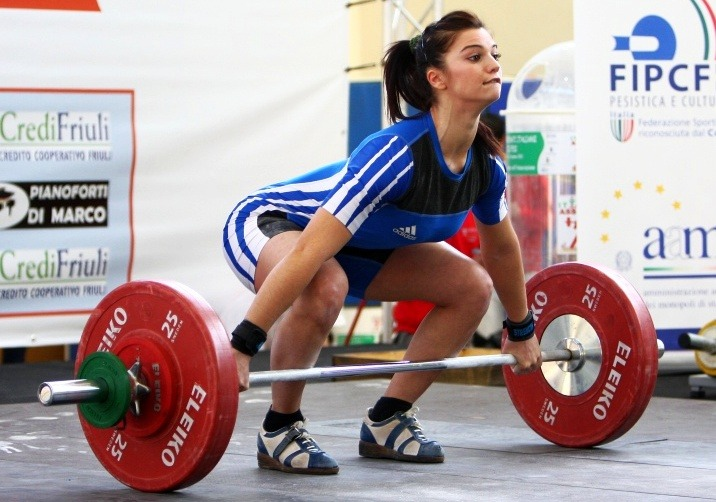
#> input picture 영상처리 튜토리얼/images/test.jpg, 716 x 502 px
$ python '14-1.laplacian미분.py'   (older library calls are emulated)
#> lines starting #> are read from the running program, lines starting #| are printed output that depends on the picture
import numpy as np
import cv2
import matplotlib.pyplot as plt

def grad():
    img = cv2.imread('images/test.jpg',cv2.IMREAD_GRAYSCALE)
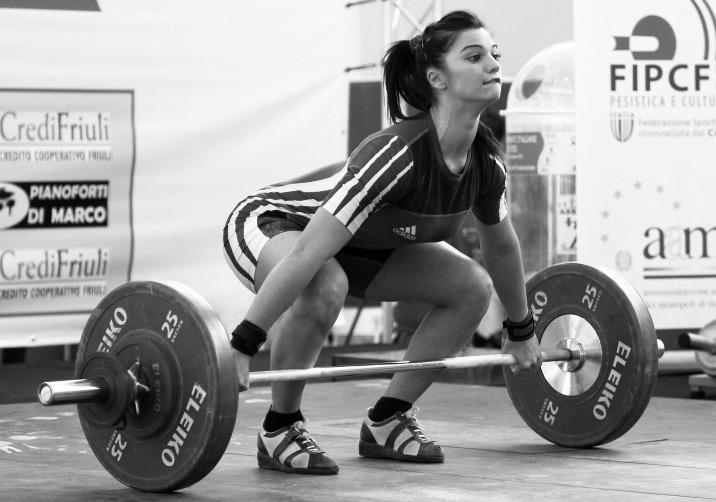
#> img: shape (502, 716); min 0, max 255, mean 157

    laplacian = cv2.Laplacian(img,cv2.CV_64F)
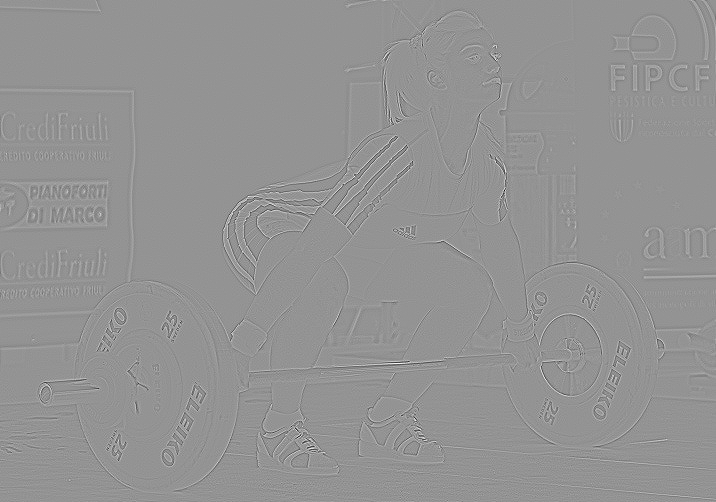
#> laplacian: shape (502, 716) float64; min -498, max 362, mean 0; drawn with min black and max white
    sobelx = cv2.Sobel(img,cv2.CV_64F,1,0,ksize=3)
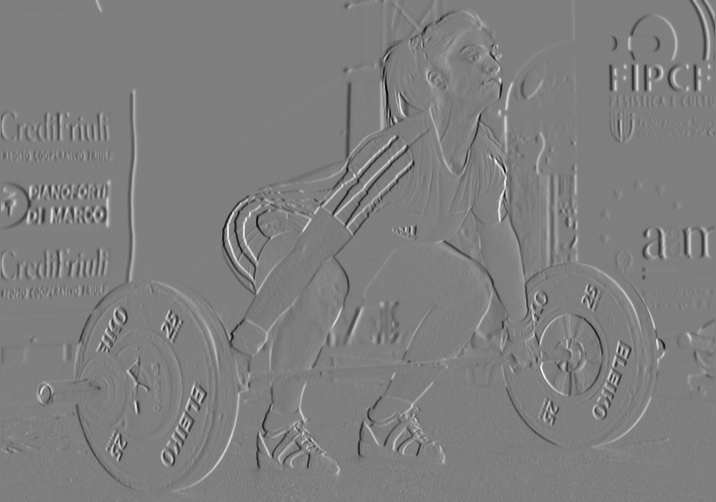
#> sobelx: shape (502, 716) float64; min -847, max 853, mean 0.4; drawn with min black and max white
    sobely = cv2.Sobel(img,cv2.CV_64F,0,1,ksize=3)
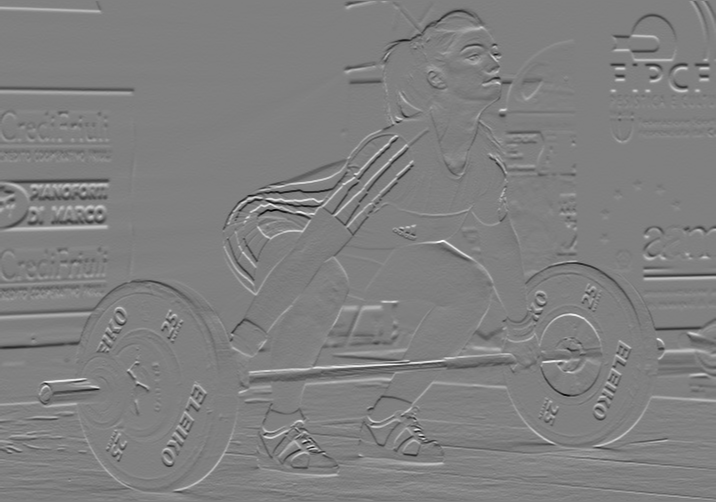
#> sobely: shape (502, 716) float64; min -899, max 888, mean -0.9; drawn with min black and max white

    plt.subplot(2,2,1),plt.imshow(img,cmap='gray')
    plt.title('original'),plt.xticks([]),plt.yticks([])

    plt.subplot(2,2,2),plt.imshow(laplacian,cmap='gray')
    plt.title('Laplacian'),plt.xticks([]),plt.yticks([])

    plt.subplot(2,2,3),plt.imshow(sobelx,cmap='gray')
    plt.title('Sobel X'),plt.xticks([]),plt.yticks([])

    plt.subplot(2,2,4),plt.imshow(sobely,cmap='gray')
    plt.title('Sobel Y'),plt.xticks([]),plt.yticks([])

    plt.show()

grad()

$ run again, with 영상처리 튜토리얼/images/face.jpg copied over 영상처리 튜토리얼/images/test.jpg
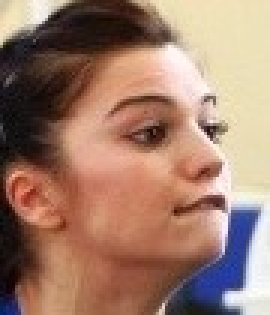
#> input picture 영상처리 튜토리얼/images/face.jpg, 90 x 105 px (shown 3 times larger)
#> in grad, `img = cv2.imread('images/test.jpg',cv2.IMREAD_GRAYSCALE)`:
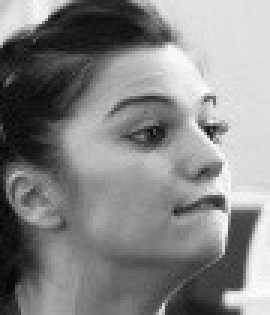
#> img: shape (105, 90) (shown 3 times larger); min 2, max 255, mean 133.5
#> in grad, `sobely = cv2.Sobel(img,cv2.CV_64F,0,1,ksize=3)`:
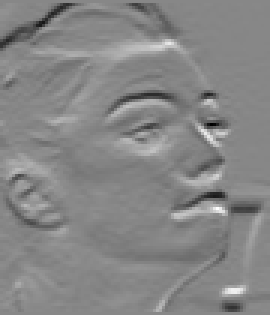
#> sobely: shape (105, 90) float64 (shown 3 times larger); min -743, max 658, mean -5.1; drawn with min black and max white

$ run again, with 영상처리 튜토리얼/images/earth.PNG saved as 영상처리 튜토리얼/images/test.jpg
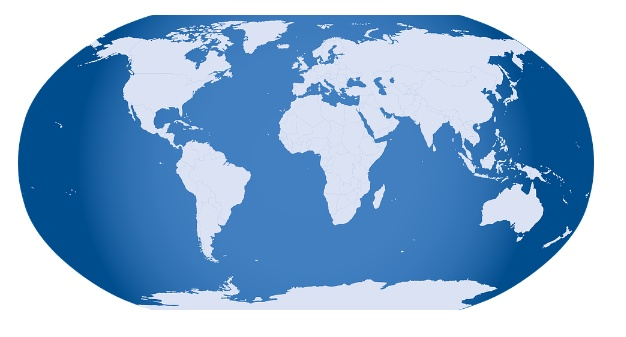
#> input picture 영상처리 튜토리얼/images/earth.PNG, 626 x 337 px
#> in grad, `img = cv2.imread('images/test.jpg',cv2.IMREAD_GRAYSCALE)`:
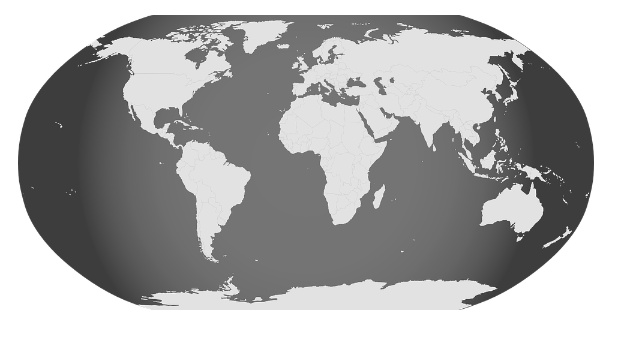
#> img: shape (337, 626); min 42, max 255, mean 170.3
#> in grad, `sobely = cv2.Sobel(img,cv2.CV_64F,0,1,ksize=3)`:
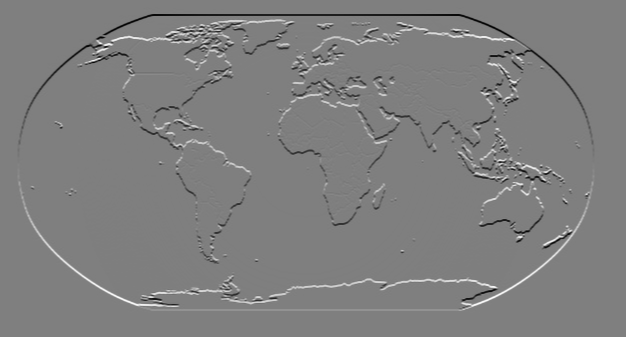
#> sobely: shape (337, 626) float64; min -761, max 763, mean 0; drawn with min black and max white
